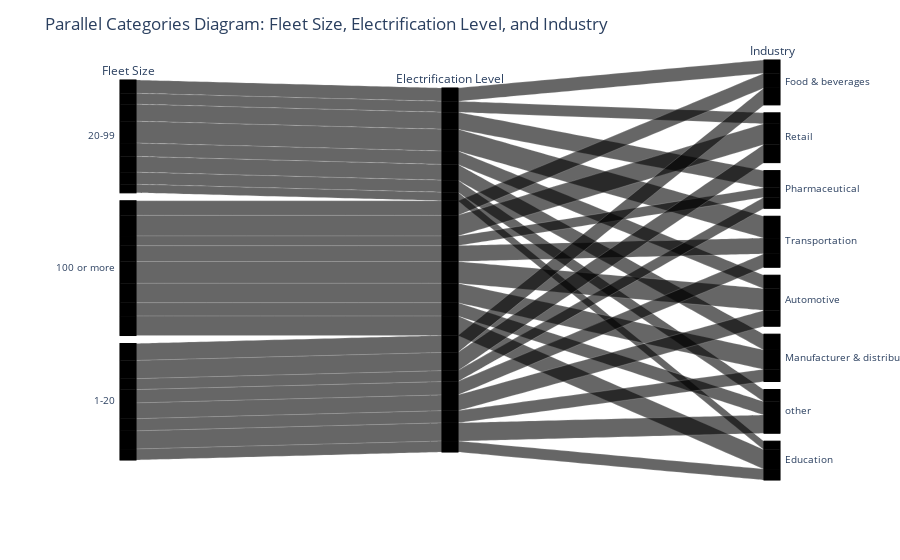

This figure's notebook cell:
### Code cell
# Bin Electrified Percentage for clearer categories
bins = [0, 20, 40, 60, 80, 100]
labels = ['0-20%', '21-40%', '41-60%', '61-80%', '81-100%']
df['Electrified_Percent_Bin'] = pd.cut(df['Electrified Percentage'], bins=bins, labels=labels, include_lowest=True)

fig = px.parallel_categories(
    df,
    dimensions=['Fleet Size', 'Electrified_Percent_Bin', 'Industry'],
    color='Electrified Percentage',
    color_continuous_scale=px.colors.sequential.Viridis,
    labels={'Electrified_Percent_Bin': 'Electrification Level'}
)

fig.update_layout(title='Parallel Categories Diagram: Fleet Size, Electrification Level, and Industry')
fig.show()

### Figure 1 — Plotly figure (JSON) as saved in the notebook; plotly's stock layout.template omitted (floating-point values rounded to 4 significant figures; data arrays with more than 128 entries replaced by an {"elided": "..."} marker saying what was removed)
{"data": [{"dimensions": [{"label": "Fleet Size", "values": {"elided": "300 str values"}}, {"label": "Electrification Level", "values": {"elided": "300 null values"}}, {"label": "Industry", "values": {"elided": "300 str values"}}], "domain": {"x": [0, 1], "y": [0, 1]}, "line": {"color": {"elided": "300 float values"}, "coloraxis": "coloraxis"}, "name": "", "type": "parcats"}], "layout": {"coloraxis": {"colorbar": {"title": {"text": "Electrified Percentage"}}, "colorscale": [[0, "#440154"], [0.1111, "#482878"], [0.2222, "#3e4989"], [0.3333, "#31688e"], [0.4444, "#26828e"], [0.5556, "#1f9e89"], [0.6667, "#35b779"], [0.7778, "#6ece58"], [0.8889, "#b5de2b"], [1, "#fde725"]]}, "legend": {"tracegroupgap": 0}, "margin": {"t": 60}, "title": {"text": "Parallel Categories Diagram: Fleet Size, Electrification Level, and Industry"}}}
